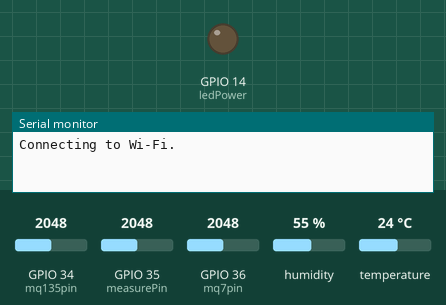
Recording of a sketch running on a simulated ESP32. Parts: output pins drawn as LEDs (lit = HIGH), the last lines printed to the serial monitor. The inputs (shaded band) are chosen by the test bench; at power-on: GPIO 34 (mq135pin) = 2048, GPIO 35 (measurePin) = 2048, GPIO 36 (mq7pin) = 2048, humidity 55 %, temperature 24 °C. WiFi joins after 1.5 s; servers stay silent unless stated.

Above: at 0.1 s.
At 3.6 s:
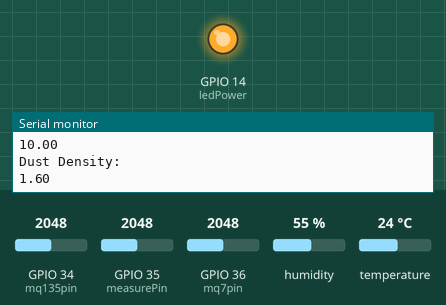
Timing chart, 0 to 5.1 s (numbered marks = the images above):
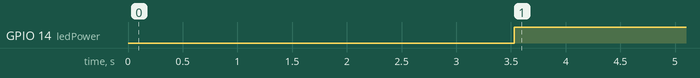

Measured:
- by itself, GPIO 14 (ledPower): LOW → HIGH at 3.5 s

The sketch:

esp_code.ino
```cpp
#include <Arduino.h>
#include <WiFi.h>
#include <FirebaseESP32.h>
#include <HardwareSerial.h>
// Provide the token generation process info.
#include <addons/TokenHelper.h>
// Provide the RTDB payload printing info and other helper functions.
#include <addons/RTDBHelper.h>
/* 1. Define the WiFi credentials */
#define WIFI_SSID "Autobonics_4G"
#define WIFI_PASSWORD "autobonics@27"
// For the following credentials, see examples/Authentications/SignInAsUser/EmailPassword/EmailPassword.ino
/* 2. Define the API Key */
#define API_KEY "AIzaSyBvKqPRgWXhX-a_UIXwgaYAoumwrmeSfzg"
/* 3. Define the RTDB URL */
#define DATABASE_URL "https://air-guard-127e8-default-rtdb.asia-southeast1.firebasedatabase.app/" //<databaseName>.firebaseio.com or <databaseName>.<region>.firebasedatabase.app
/* 4. Define the user Email and password that alreadey registerd or added in your project */
#define USER_EMAIL "device@gmail.com"
#define USER_PASSWORD "12345678"
// Define Firebase Data object
FirebaseData fbdo;
FirebaseAuth auth;
FirebaseConfig config;
unsigned long sendDataPrevMillis = 0;
// Variable to save USER UID
String uid;
//Databse
String path;

//===============================

//DHT11
#include <dht11.h>
#define DHT11PIN 33

float humi=0;
float temp=0;

dht11 DHT11;


//Relay pin

#define relay 26

//Gas Sensors
#define mq7pin  36 //MQ-7
// #define mq4pin 39  Get this data using another esp32
#define mq135pin 34  //MQ-135

int mq7 =0;
int mq4 =0;
int mq135 = 0;

//Dust Sensor
int measurePin = 35;
int ledPower = 14;

unsigned int samplingTime = 280;
unsigned int deltaTime = 40;
unsigned int sleepTime = 9680;

float voMeasured = 0;
float calcVoltage = 0;
float dustDensity = 0;

void setup()
{

  Serial.begin(115200);


  //Dust SensorLed
  pinMode(ledPower,OUTPUT);


  ///=============
  //WIFI
  WiFi.begin(WIFI_SSID, WIFI_PASSWORD);
  Serial.print("Connecting to Wi-Fi");
  unsigned long ms = millis();
  while (WiFi.status() != WL_CONNECTED)
  {
    Serial.print(".");
    delay(300);
  }
  Serial.println();
  Serial.print("Connected with IP: ");
  Serial.println(WiFi.localIP());
  Serial.println();


  //FIREBASE
  Serial.printf("Firebase Client v%s\n\n", FIREBASE_CLIENT_VERSION);
  /* Assign the api key (required) */
  config.api_key = API_KEY;

  /* Assign the user sign in credentials */
  auth.user.email = USER_EMAIL;
  auth.user.password = USER_PASSWORD;

  /* Assign the RTDB URL (required) */
  config.database_url = DATABASE_URL;

  /* Assign the callback function for the long running token generation task */
  config.token_status_callback = tokenStatusCallback; // see addons/TokenHelper.h

  // Limit the size of response payload to be collected in FirebaseData
  fbdo.setResponseSize(2048);

  Firebase.begin(&config, &auth);

  // Comment or pass false value when WiFi reconnection will control by your code or third party library
  Firebase.reconnectWiFi(true);

  Firebase.setDoubleDigits(5);

  config.timeout.serverResponse = 10 * 1000;

  // Getting the user UID might take a few seconds
  Serial.println("Getting User UID");
  while ((auth.token.uid) == "") {
    Serial.print('.');
    delay(1000);
  }
  // Print user UID
  uid = auth.token.uid.c_str();
  Serial.print("User UID: ");
  Serial.println(uid);

  path = "devices/" + uid + "/reading";
}


void updateData(){
  if (Firebase.ready() && (millis() - sendDataPrevMillis > 4000 || sendDataPrevMillis == 0))
  {
    sendDataPrevMillis = millis();
    FirebaseJson json;
    json.set("temp", temp);
    json.set("humi", humi);
    json.set("mq7", mq7);
    json.set("mq4", mq4);
    json.set("mq135",mq135);
    json.set("dust", dustDensity);
    // json.set("gyro_x", gyro_x);
    // json.set("gyro_y", gyro_y);
    // json.set("gyro_z", gyro_z);
    json.set(F("ts/.sv"), F("timestamp"));
    // Serial.printf("Set json... %s\n", Firebase.RTDB.set(&fbdo, path.c_str(), &json) ? "ok" : fbdo.errorReason().c_str());
    Serial.printf("Set data with timestamp... %s\n", Firebase.setJSON(fbdo, path.c_str(), json) ? fbdo.to<FirebaseJson>().raw() : fbdo.errorReason().c_str());
    Serial.println("");
  }
}

void loop()
{
  readDht();
  readGas();
  readDust();
  updateData();
}


void readDht(){
  Serial.println();

  int chk = DHT11.read(DHT11PIN);

  humi = (float)DHT11.humidity;
  temp = (float)DHT11.temperature;

  Serial.print("Humidity (%): ");
  Serial.println(humi);

  Serial.print("Temperature  (C): ");
  Serial.println(temp);

  delay(1000);
}

void readGas(){
     mq135 = analogRead(mq135pin);
   mq7 = analogRead(mq7pin);
if (Serial.available() > 0) {
    String value = Serial.readString();
    mq4 = value.toInt();
    Serial.print(mq4);
    Serial.flush();
  }

  Serial.print("mq7");
  Serial.print(": ");
  Serial.println(mq7);

  Serial.print("mq4");
  Serial.print(": ");
  Serial.println(mq4);

  Serial.print("mq135");

  Serial.print(": ");
  Serial.println(mq135);

  delay(1000);
}

void readDust(){
  digitalWrite(ledPower,LOW);
  delayMicroseconds(samplingTime);

  voMeasured = analogRead(measurePin);

  delayMicroseconds(deltaTime);
  digitalWrite(ledPower,HIGH);
  delayMicroseconds(sleepTime);

  calcVoltage = voMeasured*(5.0/1024);
  dustDensity = 0.17*calcVoltage-0.1;

  if ( dustDensity < 0)
  {
    dustDensity = 0.00;
  }

  Serial.println("Raw Signal Value (0-1023):");
  Serial.println(voMeasured);

  Serial.println("Voltage:");
  Serial.println(calcVoltage);

  Serial.println("Dust Density:");
  Serial.println(dustDensity);

  delay(1000);
}
```
